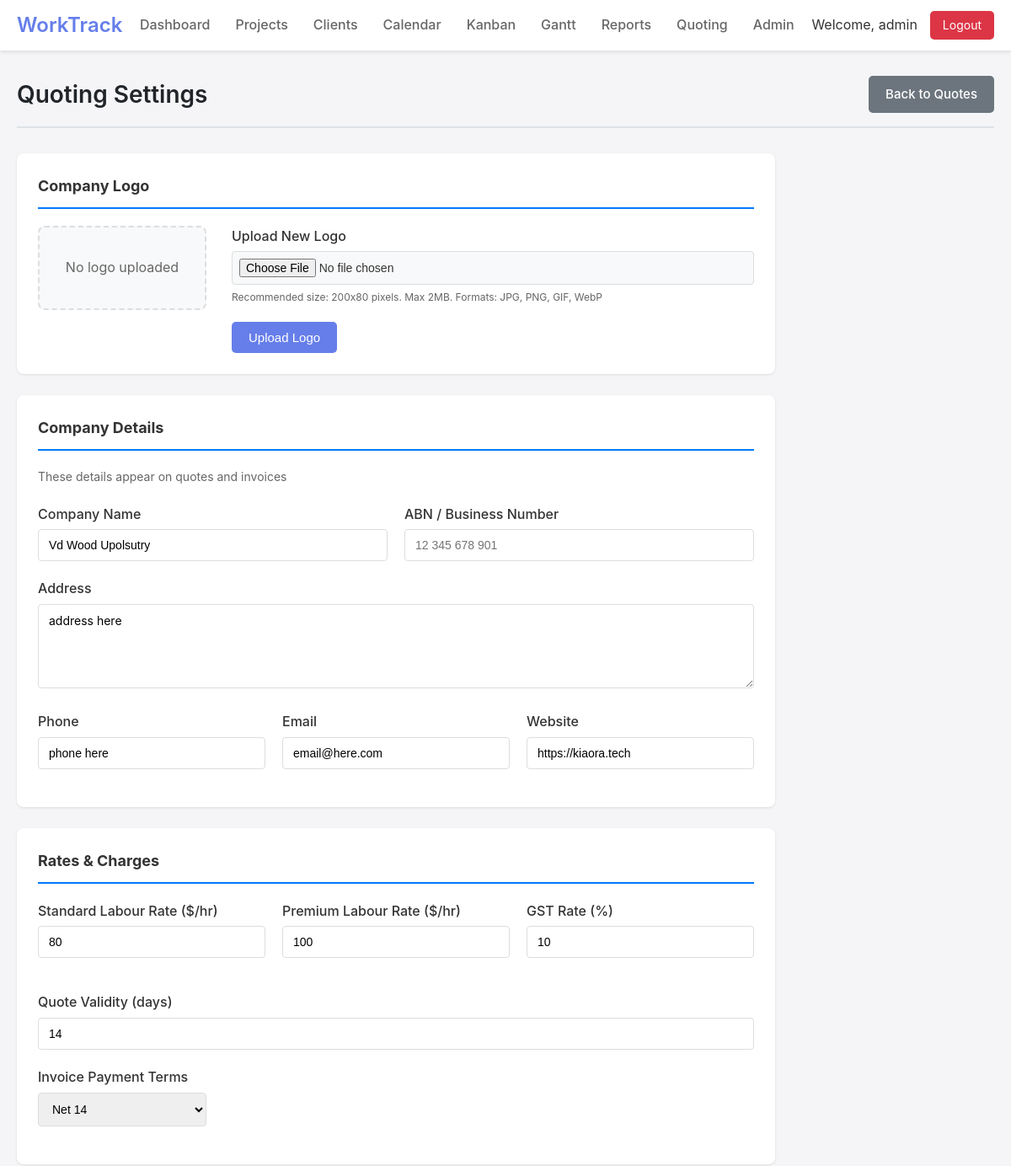
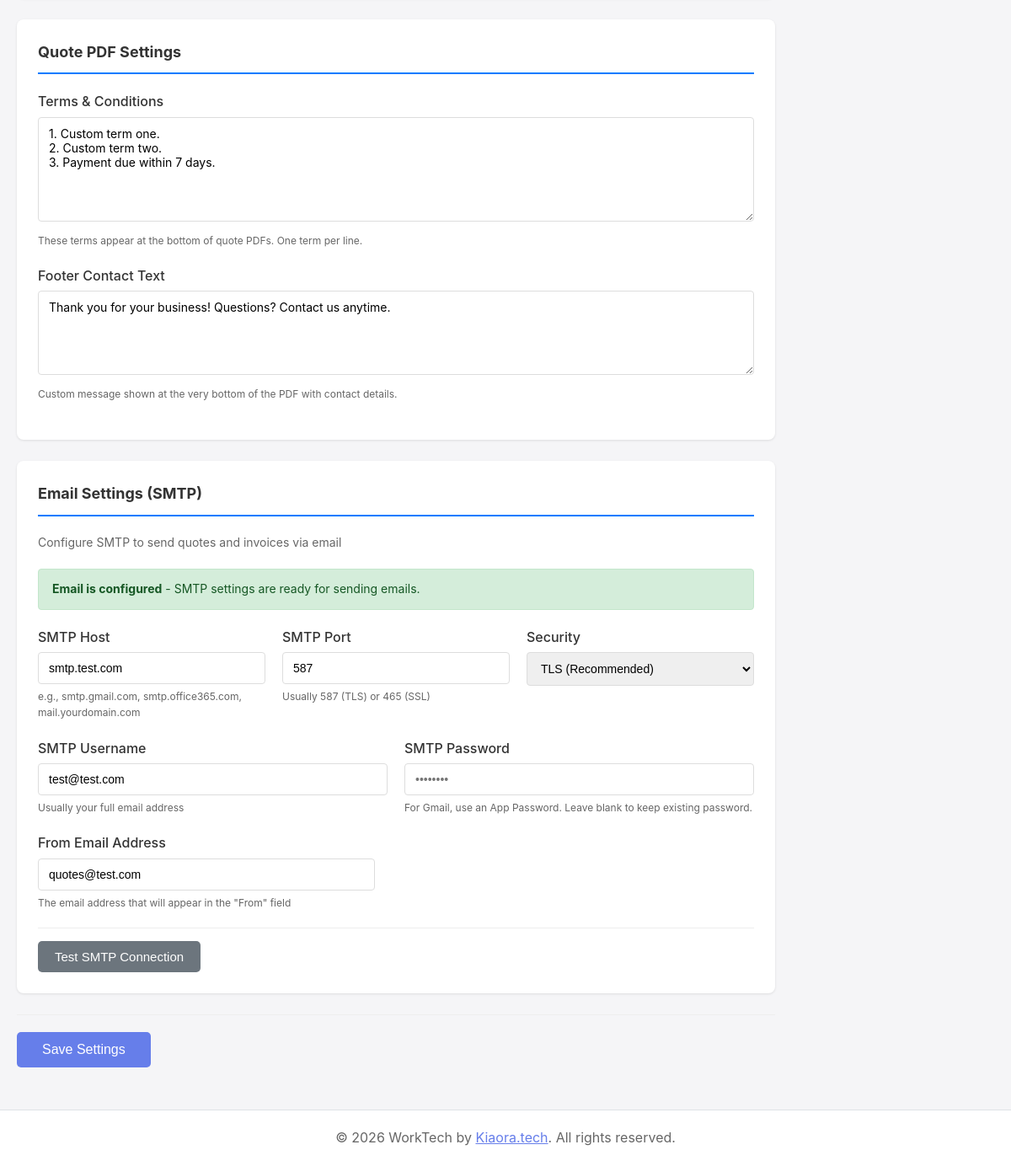
Screenshot of /quotingSettings.php (signed in) with the database file from the repository (2 pictures, top to bottom).
### tables this page shows
CREATE TABLE settings (
    id INTEGER PRIMARY KEY AUTOINCREMENT,
    setting_key TEXT NOT NULL UNIQUE,
    setting_value TEXT,
    updated_at DATETIME DEFAULT CURRENT_TIMESTAMP,
    updated_by INTEGER REFERENCES users(id)
);

### includes/db.php (called while the page is built, shortened)
<?php
class Database {
    private static $instance = null;
    private $conn;
    private function __construct() {
        try {
            $this->conn = new PDO('sqlite:' . DB_PATH);
            $this->conn->setAttribute(PDO::ATTR_ERRMODE, PDO::ERRMODE_EXCEPTION);
            $this->conn->setAttribute(PDO::ATTR_DEFAULT_FETCH_MODE, PDO::FETCH_ASSOC);
            $this->conn->exec('PRAGMA foreign_keys = ON');
        } catch (PDOException $e) {
            die("Connection failed: " . $e->getMessage());
        }
    }
    public static function getInstance() {
        if (!self::$instance) {
            self::$instance = new Database();
        }
        return self::$instance;
    }
    public function query($sql, $params = []) {
        try {
            $stmt = $this->conn->prepare($sql);
            $stmt->execute($params);
            return $stmt;
        } catch (PDOException $e) {
            if (DEBUG_MODE) {
                throw $e;
            }
            error_log($e->getMessage());
            return false;
        }
    }
    public function fetchOne($sql, $params = []) {
        $stmt = $this->query($sql, $params);
        return $stmt ? $stmt->fetch() : null;
    }
}
?>

### quotingSettings.php (the view, shortened to what this page needs)
<?php
require_once 'includes/header.php';
$db = Database::getInstance();
function getSetting($db, $key, $default = '') {
    $result = $db->fetchOne("SELECT setting_value FROM settings WHERE setting_key = :key", ['key' => $key]);
    return $result ? $result['setting_value'] : $default;
}
$companyName = getSetting($db, 'company_name', '');
$companyAddress = getSetting($db, 'company_address', '');
$companyPhone = getSetting($db, 'company_phone', '');
$companyEmail = getSetting($db, 'company_email', '');
$companyWebsite = getSetting($db, 'company_website', '');
$companyAbn = getSetting($db, 'company_abn', '');
$companyLogoPath = getSetting($db, 'company_logo_path', '');
$labourRateStandard = getSetting($db, 'labour_rate_standard', '75');
$labourRatePremium = getSetting($db, 'labour_rate_premium', '95');
$gstRate = getSetting($db, 'gst_rate', '15');
$quoteValidityDays = getSetting($db, 'quote_validity_days', '30');
$invoicePaymentTerms = getSetting($db, 'invoice_payment_terms', 'Net 14');
$quoteTerms = getSetting($db, 'quote_terms', "1. This quote is valid for 30 days from the date of issue.\n2. A 50% deposit is required to commence work.\n3. Final payment is due upon completion.\n4. Prices are inclusive of GST where shown.\n5. Any variations to the quoted scope may result in price adjustments.");
$quoteFooterText = getSetting($db, 'quote_footer_text', '');
$smtpHost = getSetting($db, 'smtp_host', '');
$smtpPort = getSetting($db, 'smtp_port', '587');
$smtpUsername = getSetting($db, 'smtp_username', '');
$smtpSecure = getSetting($db, 'smtp_secure', 'tls');
$smtpFromEmail = getSetting($db, 'smtp_from_email', '');
$smtpConfigured = !empty($smtpHost) && !empty($smtpFromEmail);
?>
<div class="page-header">
    <h1 class="page-title">Quoting Settings</h1>
    <div class="page-actions">
        <a href="quotes.php" class="btn btn-secondary">Back to Quotes</a>
    </div>
</div>
<div class="settings-container">
    <div class="settings-section">
        <h3>Company Logo</h3>
        <div class="logo-upload-area">
            <?php if ($companyLogoPath && file_exists($companyLogoPath)): ?>
                <div class="current-logo">
                    <img src="<?php echo htmlspecialchars($companyLogoPath); ?>?t=<?php echo time(); ?>" alt="Company Logo" style="max-width: 200px; max-height: 100px;">
                    <form method="POST" style="margin-top: 10px;">
                        <input type="hidden" name="action" value="deleteLogo">
                        <button type="submit" class="btn btn-sm btn-danger" onclick="return confirm('Delete current logo?');">Remove Logo</button>
                    </form>
                </div>
            <?php else: ?>
                <div class="no-logo">
                    <p style="color: #666;">No logo uploaded</p>
                </div>
            <?php endif; ?>
            <form method="POST" enctype="multipart/form-data" class="logo-form">
                <div class="form-group">
                    <label for="logo">Upload New Logo</label>
                    <input type="file" id="logo" name="logo" accept="image/jpeg,image/png,image/gif,image/webp" class="form-control">
                    <small class="form-text">Recommended size: 200x80 pixels. Max 2MB. Formats: JPG, PNG, GIF, WebP</small>
                </div>
                <button type="submit" class="btn btn-primary">Upload Logo</button>
            </form>
        </div>
    </div>
    <form method="POST" class="settings-form">
        <div class="settings-section">
            <h3>Company Details</h3>
            <p class="section-description">These details appear on quotes and invoices</p>
            <div class="form-row">
                <div class="form-group col-md-6">
                    <label for="company_name">Company Name</label>
                    <input type="text" id="company_name" name="company_name" class="form-control"
                        value="<?php echo htmlspecialchars($companyName); ?>" placeholder="Your Company Name">
                </div>
                <div class="form-group col-md-6">
                    <label for="company_abn">ABN / Business Number</label>
                    <input type="text" id="company_abn" name="company_abn" class="form-control"
                        value="<?php echo htmlspecialchars($companyAbn); ?>" placeholder="12 345 678 901">
                </div>
            </div>
            <div class="form-group">
                <label for="company_address">Address</label>
                <textarea id="company_address" name="company_address" class="form-control" rows="2"
                    placeholder="123 Main Street, City, State 1234"><?php echo htmlspecialchars($companyAddress); ?></textarea>
            </div>
            <div class="form-row">
                <div class="form-group col-md-4">
                    <label for="company_phone">Phone</label>
                    <input type="text" id="company_phone" name="company_phone" class="form-control"
                        value="<?php echo htmlspecialchars($companyPhone); ?>" placeholder="(02) 1234 5678">
                </div>
                <div class="form-group col-md-4">
                    <label for="company_email">Email</label>
                    <input type="email" id="company_email" name="company_email" class="form-control"
                        value="<?php echo htmlspecialchars($companyEmail); ?>" placeholder="info@yourcompany.com">
                </div>
                <div class="form-group col-md-4">
                    <label for="company_website">Website</label>
                    <input type="url" id="company_website" name="company_website" class="form-control"
                        value="<?php echo htmlspecialchars($companyWebsite); ?>" placeholder="https://www.yourcompany.com">
                </div>
            </div>
        </div>
        <div class="settings-section">
            <h3>Rates & Charges</h3>
            <div class="form-row">
                <div class="form-group col-md-3">
                    <label for="labour_rate_standard">Standard Labour Rate ($/hr)</label>
                    <input type="number" id="labour_rate_standard" name="labour_rate_standard" class="form-control"
                        value="<?php echo htmlspecialchars($labourRateStandard); ?>" min="0" step="0.01">
                </div>
                <div class="form-group col-md-3">
                    <label for="labour_rate_premium">Premium Labour Rate ($/hr)</label>
                    <input type="number" id="labour_rate_premium" name="labour_rate_premium" class="form-control"
                        value="<?php echo htmlspecialchars($labourRatePremium); ?>" min="0" step="0.01">
                </div>
                <div class="form-group col-md-3">
                    <label for="gst_rate">GST Rate (%)</label>
                    <input type="number" id="gst_rate" name="gst_rate" class="form-control"
                        value="<?php echo htmlspecialchars($gstRate); ?>" min="0" max="100" step="0.1">
                </div>
                <div class="form-group col-md-3">
                    <label for="quote_validity_days">Quote Validity (days)</label>
                    <input type="number" id="quote_validity_days" name="quote_validity_days" class="form-control"
                        value="<?php echo htmlspecialchars($quoteValidityDays); ?>" min="1" max="365">
                </div>
            </div>
            <div class="form-group">
                <label for="invoice_payment_terms">Invoice Payment Terms</label>
                <select id="invoice_payment_terms" name="invoice_payment_terms" class="form-control" style="max-width: 200px;">
                    <option value="Net 14" <?php echo $invoicePaymentTerms === 'Net 14' ? 'selected' : ''; ?>>Net 14</option>
                </select>
            </div>
        </div>
        <div class="settings-section">
            <h3>Quote PDF Settings</h3>
            <div class="form-group">
                <label for="quote_terms">Terms & Conditions</label>
                <textarea id="quote_terms" name="quote_terms" class="form-control" rows="6"
                    placeholder="Enter your standard terms and conditions..."><?php echo htmlspecialchars($quoteTerms); ?></textarea>
                <small class="form-text">These terms appear at the bottom of quote PDFs. One term per line.</small>
            </div>
            <div class="form-group">
                <label for="quote_footer_text">Footer Contact Text</label>
                <textarea id="quote_footer_text" name="quote_footer_text" class="form-control" rows="2"
                    placeholder="Thank you for your business! Contact us at..."><?php echo htmlspecialchars($quoteFooterText); ?></textarea>
                <small class="form-text">Custom message shown at the very bottom of the PDF with contact details.</small>
            </div>
        </div>
        <div class="settings-section">
            <h3>Email Settings (SMTP)</h3>
            <p class="section-description">Configure SMTP to send quotes and invoices via email</p>
            <?php if ($smtpConfigured): ?>
                <div class="alert alert-success" style="margin-bottom: 20px;">
                    <strong>Email is configured</strong> - SMTP settings are ready for sending emails.
                </div>
            <?php else: ?>
                <div class="alert alert-warning" style="margin-bottom: 20px;">
                    <strong>Email not configured</strong> - Complete the settings below to enable email sending.
                </div>
            <?php endif; ?>
            <div class="form-row">
                <div class="form-group col-md-6">
                    <label for="smtp_host">SMTP Host</label>
                    <input type="text" id="smtp_host" name="smtp_host" class="form-control"
                        value="<?php echo htmlspecialchars($smtpHost); ?>" placeholder="smtp.gmail.com">
                    <small class="form-text">e.g., smtp.gmail.com, smtp.office365.com, mail.yourdomain.com</small>
                </div>
                <div class="form-group col-md-3">
                    <label for="smtp_port">SMTP Port</label>
                    <input type="number" id="smtp_port" name="smtp_port" class="form-control"
                        value="<?php echo htmlspecialchars($smtpPort); ?>" placeholder="587">
                    <small class="form-text">Usually 587 (TLS) or 465 (SSL)</small>
                </div>
                <div class="form-group col-md-3">
                    <label for="smtp_secure">Security</label>
                    <select id="smtp_secure" name="smtp_secure" class="form-control">
                        <option value="tls" <?php echo $smtpSecure === 'tls' ? 'selected' : ''; ?>>TLS (Recommended)</option>
                    </select>
                </div>
            </div>
            <div class="form-row">
                <div class="form-group col-md-6">
                    <label for="smtp_username">SMTP Username</label>
                    <input type="text" id="smtp_username" name="smtp_username" class="form-control"
                        value="<?php echo htmlspecialchars($smtpUsername); ?>" placeholder="your-email@gmail.com">
                    <small class="form-text">Usually your full email address</small>
                </div>
                <div class="form-group col-md-6">
                    <label for="smtp_password">SMTP Password</label>
                    <input type="password" id="smtp_password" name="smtp_password" class="form-control"
                        placeholder="<?php echo $smtpConfigured ? '••••••••' : 'Enter password or app password'; ?>">
                    <small class="form-text">For Gmail, use an App Password. Leave blank to keep existing password.</small>
                </div>
            </div>
            <div class="form-group">
                <label for="smtp_from_email">From Email Address</label>
                <input type="email" id="smtp_from_email" name="smtp_from_email" class="form-control" style="max-width: 400px;"
                    value="<?php echo htmlspecialchars($smtpFromEmail); ?>" placeholder="quotes@yourcompany.com">
                <small class="form-text">The email address that will appear in the "From" field</small>
            </div>
            <div class="smtp-test-section">
                <button type="button" id="testSmtpBtn" class="btn btn-secondary" <?php echo !$smtpConfigured ? 'disabled' : ''; ?>>
                    Test SMTP Connection
                </button>
            </div>
        </div>
        <div class="form-actions">
            <button type="submit" class="btn btn-primary btn-lg">Save Settings</button>
        </div>
    </form>
</div>
<?php require_once 'includes/footer.php'; ?>

### rows the page displays
settings: company_name "Vd Wood Upolsutry"
settings: company_address "address here"
settings: company_phone "phone here"
settings: company_email "email@here.com"
settings: company_website "https://kiaora.tech"
settings: labour_rate_standard "80"
settings: labour_rate_premium "100"
settings: gst_rate "10"
settings: quote_validity_days "14"
settings: invoice_payment_terms "Net 14"
settings: quote_terms "1. Custom term one. 2. Custom term two. 3. Payment due within 7 days."
settings: quote_footer_text "Thank you for your business! Questions? Contact us anytime."
settings: smtp_host "smtp.test.com"
settings: smtp_port "587"
settings: smtp_secure "TLS (Recommended)"
settings: smtp_username "test@test.com"
settings: smtp_from_email "quotes@test.com"

### other values shown
SITE_NAME "WorkTrack"
Auth::getCurrentUsername() "admin"
